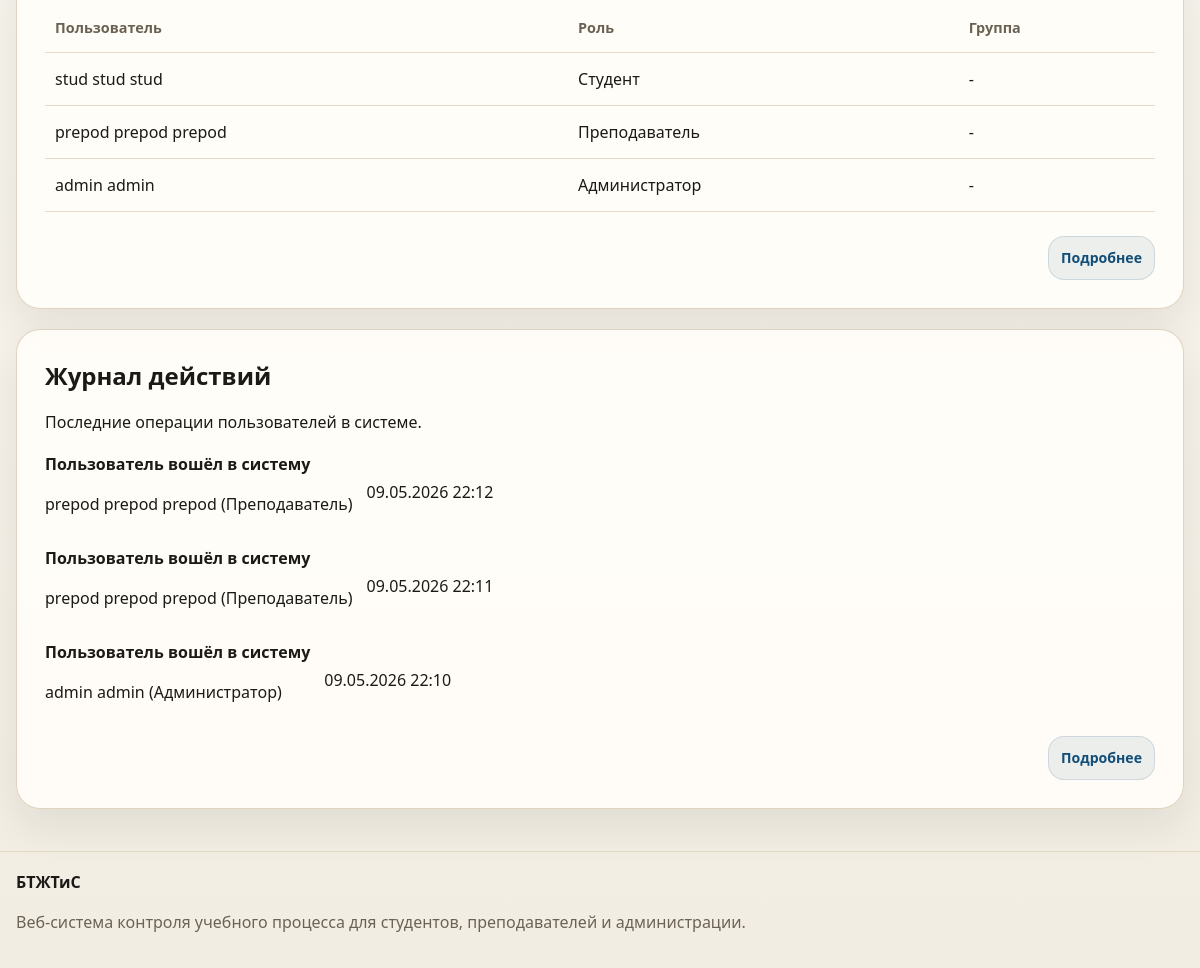
The page /admin-panel/ (signed in, lower part) on the database as committed earlier.
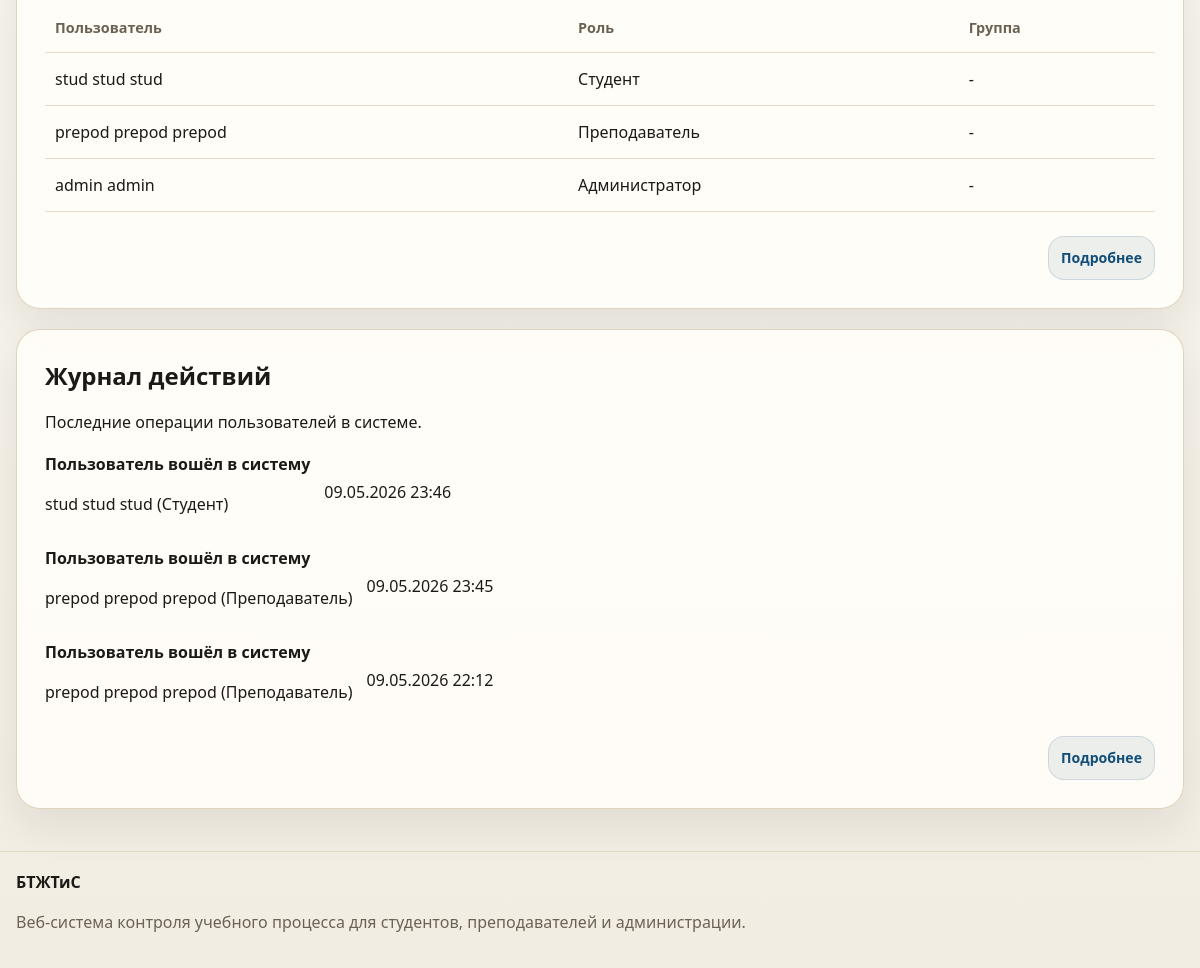
The same page on the database as committed later.
### education/models.py (models this page shows, shortened)
class User(AbstractUser):
    class Role(models.TextChoices):
        STUDENT = ROLE_STUDENT, "Студент"
        TEACHER = ROLE_TEACHER, "Преподаватель"
        ADMINISTRATOR = ROLE_ADMINISTRATOR, "Администратор"
    email = models.EmailField("Электронная почта", unique=True, blank=True, null=True)
    middle_name = models.CharField("Отчество", max_length=150, blank=True)
    phone = models.CharField("Телефон", max_length=32, blank=True)
    role = models.CharField(
        "Роль",
        max_length=20,
        choices=Role.choices,
        default=Role.STUDENT,
    )
    academic_group = models.ForeignKey(
        "AcademicGroup",
        on_delete=models.SET_NULL,
        related_name="students",
        blank=True,
        null=True,
        db_column="group_id",
        verbose_name="Учебная группа",
    )
    REQUIRED_FIELDS = ["first_name", "last_name"]
    objects = UserManager()
    class Meta:
        db_table = "users"
        ordering = ["last_name", "first_name", "username"]
        verbose_name = "Пользователь"
        verbose_name_plural = "Пользователи"
    @property
    def full_name(self):
        return " ".join(
            part for part in [self.last_name, self.first_name, self.middle_name] if part
        ) or self.username
    @property
    def is_administrator(self):
        return self.role == self.Role.ADMINISTRATOR or self.is_superuser
    def __str__(self):
        return f"{self.full_name} ({self.get_role_display()})"

class ActivityLog(models.Model):
    class ActionType(models.TextChoices):
        AUTH = "auth", "Авторизация"
        PROFILE = "profile", "Профиль"
        TEST = "test", "Тест"
        ANALYTICS = "analytics", "Аналитика"
        ADMIN = "admin", "Администрирование"
    user = models.ForeignKey(
        settings.AUTH_USER_MODEL,
        on_delete=models.SET_NULL,
        blank=True,
        null=True,
        related_name="activity_logs",
        verbose_name="Пользователь",
    )
    action_type = models.CharField("Тип действия", max_length=20, choices=ActionType.choices)
    description = models.CharField("Описание", max_length=255)
    ip_address = models.GenericIPAddressField("IP-адрес", blank=True, null=True)
    created_at = models.DateTimeField("Дата и время", auto_now_add=True)
    class Meta:
        db_table = "logs"
        ordering = ["-created_at"]
        verbose_name = "Журнал действия"
        verbose_name_plural = "Журнал действий"

### education/views.py (the view)
# urls.py: path("admin-panel/", views.admin_dashboard, name="admin_dashboard"),
@role_required(User.Role.ADMINISTRATOR)
def admin_dashboard(request):
    context = {
        "stats": {
            "users": User.objects.count(),
            "students": User.objects.filter(role=User.Role.STUDENT).count(),
            "teachers": User.objects.filter(role=User.Role.TEACHER).count(),
            "admins": User.objects.filter(role=User.Role.ADMINISTRATOR).count(),
            "groups": AcademicGroup.objects.count(),
            "disciplines": Discipline.objects.count(),
            "tests": Test.objects.count(),
        },
        "recent_users": User.objects.order_by("-id")[:5],
        "recent_logs": ActivityLog.objects.select_related("user").all()[:3],
    }
    return render(request, "education/admin_dashboard.html", context)

### education/context_processors.py (called while the page is built)
def site_meta(request):
    view_name = getattr(getattr(request, "resolver_match", None), "view_name", "")
    meta = DEFAULT_META | ROUTE_META.get(view_name, {})
    meta["url"] = request.build_absolute_uri()
    meta["image"] = request.build_absolute_uri(static("education/img/og-cover.svg"))
    meta["og_title"] = meta["title"]
    return {
        "site_meta": meta,
        "current_view_name": view_name,
    }

### education/utils.py (called while the page is built)
def role_required(*roles):
    def decorator(view_func):
        @wraps(view_func)
        def _wrapped_view(request, *args, **kwargs):
            if not request.user.is_authenticated:
                return redirect("login")
            if request.user.is_superuser or request.user.role in roles:
                return view_func(request, *args, **kwargs)
            messages.error(request, "У вас нет доступа к данному разделу.")
            return redirect(dashboard_url_for(request.user))
        return _wrapped_view
    return decorator

### templates/education/admin_dashboard.html (shortened to what this page needs)
{% extends "base.html" %}
{% block content %}
<section class="section">
    <div class="container">
        <section class="panel panel-top-space">
            <div class="table-wrap">
                <table class="data-table">
                    <thead>
                        <tr>
                            <th>Пользователь</th>
                            <th>Роль</th>
                            <th>Группа</th>
                        </tr>
                    </thead>
                    <tbody>
                        {% for item in recent_users %}
                            <tr>
                                <td>{{ item.full_name }}</td>
                                <td>{{ item.get_role_display }}</td>
                                <td>{{ item.academic_group|default:"-" }}</td>
                            </tr>
                        {% endfor %}
                    </tbody>
                </table>
            </div>
            <div class="section-actions section-actions-end section-actions-lower">
                <a class="btn btn-secondary btn-small" href="{% url 'education:admin_user_list' %}">Подробнее</a>
            </div>
        </section>
        <section class="panel panel-top-space">
            <div class="section-head">
                <h2>Журнал действий</h2>
                <p>Последние операции пользователей в системе.</p>
            </div>
            <div class="log-list">
                {% for log in recent_logs %}
                    <article class="log-item">
                        <div>
                            <strong>{{ log.description }}</strong>
                            <p>{{ log.user|default:"Системное действие" }}</p>
                        </div>
                        <span>{{ log.created_at|date:"d.m.Y H:i" }}</span>
                    </article>
                {% empty %}
                    <p class="muted">Журнал пока пуст.</p>
                {% endfor %}
            </div>
            <div class="section-actions section-actions-end">
                <a class="btn btn-secondary btn-small" href="{% url 'education:activity_logs' %}">Подробнее</a>
            </div>
        </section>
    </div>
</section>
{% endblock %}

Rows that differ between the two databases and show on the page:
no longer on this page (row unchanged): ActivityLog: description "Пользователь вошёл в систему", user "prepod prepod prepod (Преподаватель)", created_at "09.05.2026 22:11"
no longer on this page (row unchanged): ActivityLog: description "Пользователь вошёл в систему", user "admin admin (Администратор)", created_at "09.05.2026 22:10"
added ActivityLog: description "Пользователь вошёл в систему", user "stud stud stud (Студент)", created_at "09.05.2026 23:46"
added ActivityLog: description "Пользователь вошёл в систему", user "prepod prepod prepod (Преподаватель)", created_at "09.05.2026 23:45"
